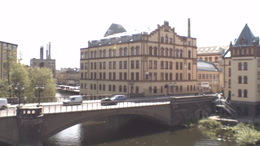
%> input picture loicclement-master/sequence1.png, 260 x 146 px, shrunk from 1600 x 900 before the run
$ octave projet_new.m   (GNU Octave 9; MATLAB toolbox functions it lacks are replaced by stand-ins)
%> lines starting %> are read from the running program, lines starting %| are printed output that depends on the picture; in (x1, y1, x2, y2) boxes, pixels count from 0 and x2, y2 are one past the last pixel; in counts of white or black regions, pixels touching at a corner belong together; the program's own positions count from 1
### loicclement-master/function_sobel.m
function I1_Sobel = calcul_sobel(I1,M_Sobel1,M_Sobel2)

I1_Sobel=uint8(zeros(size(I1)));
I1_temp=uint8(zeros(3,3));

for i=2:(size(I1,1)-1)
    for j=2:(size(I1,2)-1)
        I1_temp = double(I1(i-1:i+1,j-1:j+1));
        I1_Sobel(i,j)=sqrt(sum(sum(I1_temp.*M_Sobel1))^2 + sum(sum(I1_temp.*M_Sobel2))^2);
    end
end

end

### loicclement-master/function_sobel2.m
function Mat_point = calcul_sobel2(I1,M_Sobel)

Mat_point=uint8(zeros(size(I1)));
I1_temp=uint8(zeros(3,3));


for i=2:(size(I1,1)-1)
    for j=2:(size(I1,2)-1)
        I1_temp = double(I1(i-1:i+1,j-1:j+1));
        Mat_point(i-1,j-1)=sqrt(sum(sum(I1_temp.*M_Sobel)))^2;
    end
end

end

### loicclement-master/Calcul_R.m
function R = Calcul_R(I1,M_Sobel_x,M_Sobel_y, k)
%APPLICATION FILTRE SOBEL SELON X ET Y (IX ET IY)
Ix = function_sobel2(I1, M_Sobel_x);
Iy = function_sobel2(I1, M_Sobel_y);

%OBTENTION DE IX2 IY2 ET IXY
Ix2 = Ix.*Ix;
Iy2 = Iy.*Iy;
Ixy = Ix.*Iy;

%CALCUL DE R GRACE A M
R=zeros(size(I1));
for i = 1 : size(I1,1)
    for j = 1 : size(I1,2)
        xc = i-1; %??
        yc = j-1; %??
        w = 1; % w = Gauss(sigma, i, j, xc, yc);
        A = w*Ix2(i,j);
        C = w*Ixy(i,j);
        B = w*Iy2(i,j);
        M = [A, C ;
             C, B];
        R(i,j) = det(double(M)) - k*(trace(double(M)))^2;
    end
end


end

### loicclement-master/affiche_coin.m
function R3 = affiche_coin(I1,R,seuilmin)
R3 = cat(3, I1, I1, I1);
for i = 1 : size(I1,1)
    for j = 1 : size(I1,2)
        if (R(i,j)<seuilmin) %AFFICHAGE D'UNE CROIX
            R3 = dessine_croix(R3,i,j,0,255,0);
        end
    end
end
end

### loicclement-master/projet_new.m
clear all;
close all;
k = 0.04;
seuilmax = 50000;
seuilmin = - 6.6*10^4;
sigma = 1;

%CHARGEMENT DE L'IMAGE
TEMP = imread('sequence1.png');
%> TEMP is the input picture: size 146x260x3 uint8; mean R, G, B 161.7, 154.3, 151.6
I1=rgb2gray(TEMP);

TEMP2 = imread('sequence2.png');
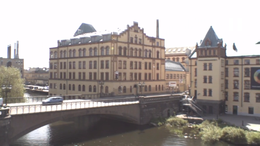
%> input picture loicclement-master/sequence2.png, 260 x 146 px, shrunk from 1600 x 900 before the run
%> TEMP2 is the input picture: size 146x260x3 uint8; mean R, G, B 162.6, 155.2, 152.4
I2=rgb2gray(TEMP2);


%AFFICHAGE DE L'IMAGE
figure('Name', 'Image et son filtre de Sobel');
subplot(1,2,1);
imshow(I1);

%INITIALISATION DES MATRICES POUR LE FILTRE DE SOBEL
M_Sobel_x = [ -1 0 1;
            -2 0 2;
            -1 0 1];

M_Sobel_y = [ -1 -2 -1;
            0 0 0;
            1 2 1];

%APPLICATION DU FILTRE DE SOBEL
I1_Sobel=function_sobel(I1,M_Sobel_x,M_Sobel_y);
%> after the loop in calcul_sobel, `for i=2:(size(I1,1)-1)`:
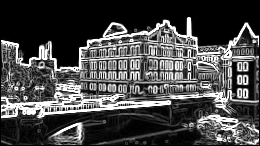
%> I1_Sobel: size 146x260 uint8; min 0, max 255, mean 72.7
I2_Sobel=function_sobel(I2,M_Sobel_x,M_Sobel_y);
%> call 2 of calcul_sobel, with M_Sobel1 = [-1 0 1; -2 0 2; -1 0 1], M_Sobel2 = [-1 -2 -1; 0 0 0; 1 2 1]
%> after the loop in calcul_sobel (call 2), `for i=2:(size(I1,1)-1)`:
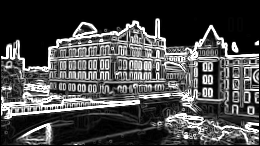
%> I1_Sobel: size 146x260 uint8; min 0, max 255, mean 73.5

%AFFICHAGE AVEC FILTRE DE SOBEL
subplot(1,2,2);
imshow(I1_Sobel);


R  = Calcul_R(I1,M_Sobel_x,M_Sobel_y,k);
R2 = Calcul_R(I2,M_Sobel_x,M_Sobel_y,k);
%> call 2 of Calcul_R, with M_Sobel_x = [-1 0 1; -2 0 2; -1 0 1], M_Sobel_y = [-1 -2 -1; 0 0 0; 1 2 1], k = 0.04
%> after the loop in Calcul_R (call 2), `for i = 1 : size(I1,1)`:
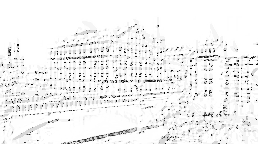
%> R: size 146x260 double; min -67391.4, max 0, mean -3428.3; drawn with min black and max white

% [14 lines of commented-out code are left out]
COINS=(R<seuilmin)*255;
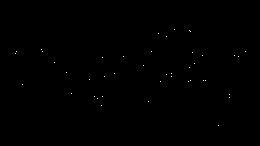
%> COINS: size 146x260 double; 0.11% white in thin lines or dots, all inside (x1, y1, x2, y2) = (15, 29, 246, 126)
figure('Name','Carte des coins');
imshow(COINS);

COINS2=(R2<seuilmin)*255;
%> COINS2: size 146x260 double; 0.14% white in thin lines or dots, all inside (x1, y1, x2, y2) = (9, 29, 257, 123)


%AFFICHAGE DES COINS DIRECTEMENT SUR L'IMAGE
R3  = affiche_coin(I1,R ,seuilmin);
%> after the loop in affiche_coin, `for i = 1 : size(I1,1)`:
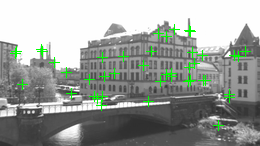
%> R3: size 146x260x3 uint8; mean R, G, B 153.3, 159, 153.3
R32 = affiche_coin(I2,R2,seuilmin);
%> call 2 of affiche_coin, with seuilmin = -66000
%> after the loop in affiche_coin (call 2), `for i = 1 : size(I1,1)`:
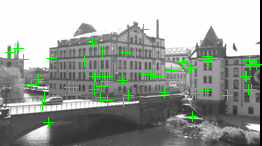
%> R3: size 146x262x3 uint8; mean R, G, B 152.8, 159.5, 152.8

figure('Name', 'Detection des coins');
imshow(R3);
figure('Name', 'Detection des coins');
imshow(R32);


% mise en correspondances des coins
R4 = cat(3, I1, I1, I1);
R5 = cat(3, I2, I2, I2);
for i = 1 : size(COINS,1)
        for j = 1 : size(COINS,2)
            if COINS(i,j)==255 && i~=1 && j~=1
                point=corresondance([i,j],I1,I2,COINS2);
                if point(1)~=0
                    r=uint8(rand(1,1)*255);
                    v=uint8(rand(1,1)*255);
                    b=uint8(rand(1,1)*255);
                    R5=dessine_croix(R5,point(1),point(2),r,v,b);
                    R4=dessine_croix(R4,i,j,r,v,b);
                end
                break
            end
        end

end
%> after the loop, point = [0 0]
figure('Name', 'correspondance des coins');
imshow(R4);

figure('Name', 'correspondance des coins');
imshow(R5);

% [20 lines of commented-out code are left out]
